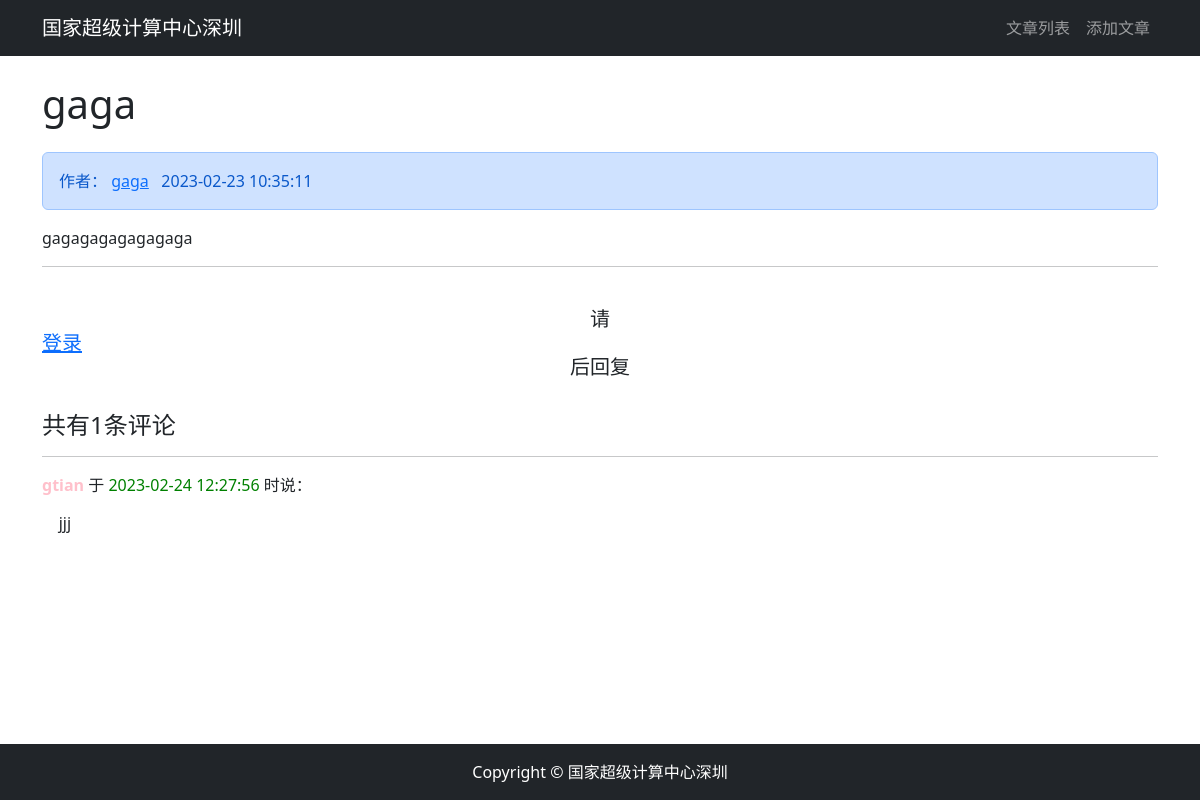
The app's page /ticket/ticket_detail/13/ with its own data.
### ticket/models.py (models this page shows, shortened)
class TicketPost(models.Model):
    id = models.AutoField(primary_key=True)
    author = models.ForeignKey(User, on_delete=models.CASCADE)
    title = models.CharField(max_length=100)
    body = models.TextField()
    created = models.DateTimeField(default=timezone.now)
    updated = models.DateTimeField(auto_now=True)
    total_views = models.PositiveIntegerField(default=0)
    class Meta:
        ordering = ('-created',)

### comment/models.py (models this page shows)
class Comment(models.Model):
    ticket = models.ForeignKey(
        TicketPost,
        on_delete=models.CASCADE,
        related_name='comments'
    )
    user = models.ForeignKey(
        User,
        on_delete=models.CASCADE,
        related_name='comments'
    )
    body = models.TextField()
    created = models.DateTimeField(auto_now_add=True)

### ticket/views.py (the view)
# urls.py: path('ticket_detail/<int:id>/', views.ticket_detail, name='ticket_detail'),
def ticket_detail(request, id):
    tickets = TicketPost.objects.get(id=id)
    comments = Comment.objects.filter(ticket=id)
    tickets.total_views += 1
    tickets.save(update_fields=['total_views'])
    tickets.body = markdown.markdown(tickets.body,
        extensions=[
        'markdown.extensions.extra',
        'markdown.extensions.codehilite',
        ])
    context = { 'tickets': tickets, 'comments': comments}
    return render(request, 'tickets/detail.html', context)

### templates/tickets/detail.html (shortened to what this page needs)
{% extends "base.html" %}
{% block content %}
<div class="container">
    <h1 class="col-12 mt-4 mb-4">{{ tickets.title }}</h1>
    <div class="col-12 alert alert-primary">
        <div class="col-12">
            <a>作者：</a> <a href="{% url 'ticket:ticket_userList' tickets.author_id %}">{{ tickets.author }}</a>
            <a>{{ tickets.created|date:'Y-m-d H:i:s' }}</a>
        </div>
    </div>
    <div class="col-12">
        <p>{{ tickets.body | safe}}</p>
    </div>
        <hr>
        {% if user.is_authenticated %}
            <div>
                <form
                    action="{% url 'comment:comment_post' tickets.id %}"
                    method="POST"
                >
                {% csrf_token %}
                    <div class="form-group">
                        <label for="body">
                            <strong>
                                我也要发言：
                            </strong>
                        </label>
                        <textarea
                            type="text"
                            class="form-control"
                            id="body"
                            name="body"
                            rows="2"></textarea>
                    </div>
                    <button type="submit" class="btn btn-primary ">发送</button>
                </form>
            </div>
            <br>
        {% else %}
            <br>
            <h5 class="row justify-content-center">
                请<a href="#">登录</a>后回复
            </h5>
            <br>
        {% endif %}
        <h4>共有{{ comments.count }}条评论</h4>
        <div>
            {% for comment in comments %}
                <hr>
                <p>
                    <strong style="color: pink">
                        {{ comment.user }}
                    </strong> 于
                    <span style="color: green">
                        {{ comment.created|date:"Y-m-d H:i:s" }}
                    </span> 时说：
                </p>
                <pre style="font-family: inherit; font-size: 1em;">
    {{ comment.body }}</pre>
            {% endfor %}
        </div>
    </div>
{% endblock content %}

### static/md_css/monokai.css (style rules this page uses)
pre { line-height: 125%; }

### records on screen
TicketPost: title "gaga", author "gaga", created "2023-02-23 10:35:11", body "gagagagagagagaga"
Comment: user "gtian", created "2023-02-24 12:27:56", body "jjj"

### other values on screen
{{ comments.count }} "1"
